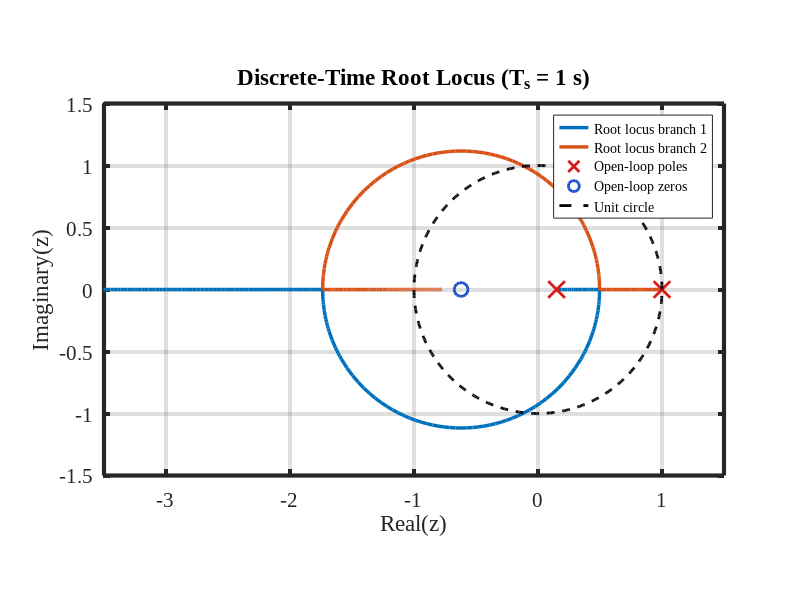

Source code (MATLAB):
%% Discrete-Time Root Locus — Ts = 1 s
clear; clc; close all;

Ts = 1;

% Given discrete-time plant
z = tf('z', Ts);
Gz = 0.32*(z + 0.62)/((z - 1)*(z - 0.15));

% Create figure
figure('Color', 'w', ...
    'Name', 'Discrete Root Locus Ts = 1 s', ...
    'Position', [100 100 750 650]);

% Calculate root locus data
[r, k] = rlocus(Gz);

hold on;

% Plot each root-locus branch separately
branchColors = [0 0.4470 0.7410;
    0.8500 0.3250 0.0980];

for i = 1:size(r, 1)
    plot(real(r(i,:)), imag(r(i,:)), ...
        'Color', branchColors(i,:), ...
        'LineWidth', 2.5, ...
        'DisplayName', sprintf('Root locus branch %d', i));
end

% Mark open-loop poles
poles = pole(Gz);
plot(real(poles), imag(poles), 'x', ...
    'Color', [0.85 0.1 0.1], ...
    'MarkerSize', 12, ...
    'LineWidth', 2, ...
    'DisplayName', 'Open-loop poles');

% Mark open-loop zeros
zerosGz = zero(Gz);
plot(real(zerosGz), imag(zerosGz), 'o', ...
    'Color', [0.1 0.3 0.8], ...
    'MarkerSize', 10, ...
    'LineWidth', 2, ...
    'DisplayName', 'Open-loop zeros');

% Unit circle: discrete-time stability boundary
theta = linspace(0, 2*pi, 600);
plot(cos(theta), sin(theta), 'k--', ...
    'LineWidth', 2, ...
    'DisplayName', 'Unit circle');

% Formatting
axis equal;
xlim([-3.5 1.5]);
ylim([-1.5 1.5]);
grid on;
box on;

xlabel('Real(z)');
ylabel('Imaginary(z)');
title('Discrete-Time Root Locus (T_s = 1 s)');

ax = gca;
set(ax, ...
    'FontName', 'Times New Roman', ...
    'FontSize', 15, ...
    'LineWidth', 3);

legend('Location', 'best', ...
    'FontName', 'Times New Roman', ...
    'FontSize', 10);

% Export for report
if ~exist('assets', 'dir')
    mkdir('assets');
end

exportgraphics(gcf, ...
    'assets/root_locus_Ts_1s.png', ...
    'Resolution', 300);
